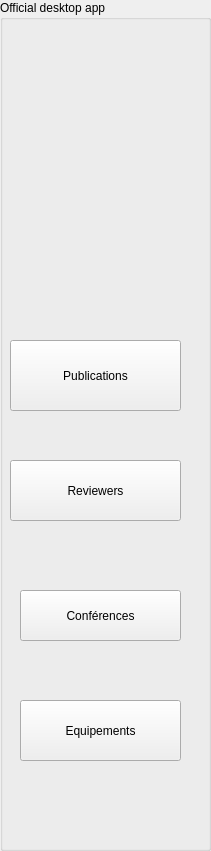
   <widget class="QGroupBox" name="groupBox_11">
    <property name="geometry">
     <rect>
      <x>-10</x>
      <y>-70</y>
      <width>211</width>
      <height>851</height>
     </rect>
    </property>
    <property name="title">
     <string>Official desktop app</string>
    </property>
    <widget class="QPushButton" name="btnConferences">
     <property name="geometry">
      <rect>
       <x>20</x>
       <y>590</y>
       <width>161</width>
       <height>51</height>
      </rect>
     </property>
     <property name="text">
      <string>Conférences</string>
     </property>
     <property name="checkable">
      <bool>true</bool>
     </property>
    </widget>
    <widget class="QPushButton" name="btnEquipments">
     <property name="geometry">
      <rect>
       <x>20</x>
       <y>700</y>
       <width>161</width>
       <height>61</height>
      </rect>
     </property>
     <property name="text">
      <string>Equipements</string>
     </property>
     <property name="checkable">
      <bool>true</bool>
     </property>
    </widget>
    <widget class="QLabel" name="label_29">
     <property name="geometry">
      <rect>
       <x>-20</x>
       <y>130</y>
       <width>261</width>
       <height>171</height>
      </rect>
     </property>
     <property name="styleSheet">
      <string notr="true">image: url(:/ressouces/imagetouse.png-removebg-preview (1).png);</string>
     </property>
     <property name="text">
      <string/>
     </property>
    </widget>
    <widget class="QLabel" name="label_31">
     <property name="geometry">
      <rect>
       <x>50</x>
       <y>400</y>
       <width>101</width>
       <height>91</height>
      </rect>
     </property>
     <property name="styleSheet">
      <string notr="true">image: url(:/ressouces/reviewer icon.png);</string>
     </property>
     <property name="text">
      <string/>
     </property>
    </widget>
    <widget class="QLabel" name="imagecon">
     <property name="geometry">
      <rect>
       <x>20</x>
       <y>630</y>
       <width>151</width>
       <height>101</height>
      </rect>
     </property>
     <property name="styleSheet">
      <string notr="true">image: url(:/ressouces/equipement icon.png);</string>
     </property>
     <property name="text">
      <string/>
     </property>
    </widget>
    <widget class="QLabel" name="imgaeeq">
     <property name="geometry">
      <rect>
       <x>20</x>
       <y>510</y>
       <width>151</width>
       <height>101</height>
      </rect>
     </property>
     <property name="styleSheet">
      <string notr="true">image: url(:/ressouces/conference icon.png);</string>
     </property>
     <property name="text">
      <string/>
     </property>
    </widget>
    <widget class="QPushButton" name="btnReviewers">
     <property name="geometry">
      <rect>
       <x>10</x>
       <y>460</y>
       <width>171</width>
       <height>61</height>
      </rect>
     </property>
     <property name="toolTip">
      <string>&lt;html&gt;&lt;head/&gt;&lt;body&gt;&lt;p&gt;Reviewers&lt;/p&gt;&lt;p&gt;&lt;br/&gt;&lt;/p&gt;&lt;/body&gt;&lt;/html&gt;</string>
     </property>
     <property name="text">
      <string>Reviewers</string>
     </property>
     <property name="checkable">
      <bool>true</bool>
     </property>
     <property name="checked">
      <bool>false</bool>
     </property>
    </widget>
    <widget class="QPushButton" name="btnPublications">
     <property name="geometry">
      <rect>
       <x>10</x>
       <y>340</y>
       <width>171</width>
       <height>71</height>
      </rect>
     </property>
     <property name="text">
      <string>Publications</string>
     </property>
     <property name="checkable">
      <bool>true</bool>
     </property>
    </widget>
    <widget class="QLabel" name="label">
     <property name="geometry">
      <rect>
       <x>60</x>
       <y>300</y>
       <width>81</width>
       <height>61</height>
      </rect>
     </property>
     <property name="styleSheet">
      <string notr="true">image:url(:/ressouces/publication icon.png);</string>
     </property>
     <property name="text">
      <string/>
     </property>
    </widget>
   </widget>
